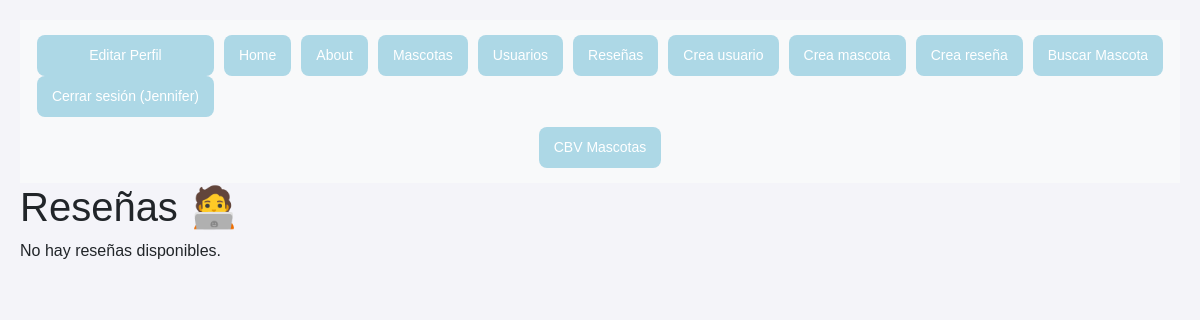
The page /reseñas/ (signed in) on the database as committed earlier.
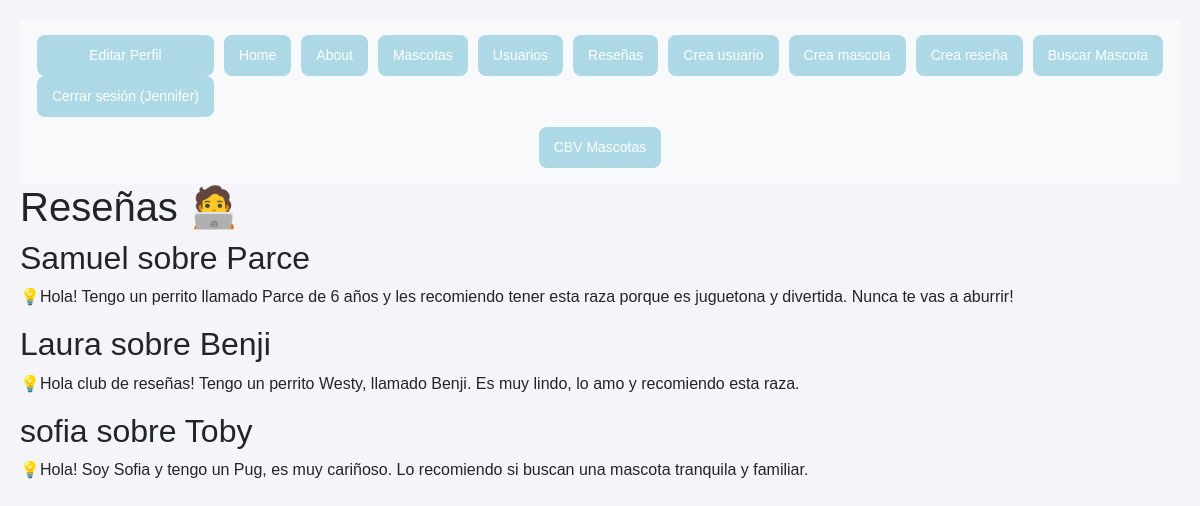
The same page on the database as committed later.
### myapp/models.py (models this page shows, shortened)
class Reseña(models.Model):
    usuario = models.ForeignKey(Usuario, on_delete=models.CASCADE)
    mascota = models.ForeignKey(Mascota, on_delete=models.CASCADE)
    comentario = models.TextField()

class Usuario(models.Model):
    name = models.CharField(max_length=200)
    email = models.EmailField()

class Mascota(models.Model):
    name = models.CharField(max_length=200)
    raza = models.CharField(max_length=200, default="Desconocida")
    edad = models.IntegerField(default=0)
    usuario = models.ForeignKey(Usuario, on_delete=models.CASCADE, default=1)

### myapp/views.py (called while the page is built)
@login_required(login_url='accounts:login')
def reseñas(request):
    reseñas = Reseña.objects.all()
    return render(request, 'reseñas/reseña.html', {'reseñas': reseñas})

### myapp/templates/reseñas/reseña.html
{% extends 'layouts/base.html' %}
{% block content %}
<h1>Reseñas 🧑‍💻</h1>
{% for reseña in reseñas %}
    <article>
        <h2>{{ reseña.usuario.name }} sobre {{ reseña.mascota.name }}</h2>
        <p>💡{{ reseña.comentario }}</p>
    </article>
{% empty %}
    <p>No hay reseñas disponibles.</p>
{% endfor %}
{% endblock %}

Rows that differ between the two databases and show on the page:
added Reseña: usuario.name "Samuel", mascota.name "Parce", comentario "Hola! Tengo un perrito llamado Parce de 6 años y les recomiendo tener esta raza porque es juguetona y divertida. Nunca te vas a aburrir!"
added Reseña: usuario.name "Laura", mascota.name "Benji", comentario "Hola club de reseñas! Tengo un perrito Westy, llamado Benji. Es muy lindo, lo amo y recomiendo esta raza."
added Reseña: usuario.name "sofia", mascota.name "Toby", comentario "Hola! Soy Sofia y tengo un Pug, es muy cariñoso. Lo recomiendo si buscan una mascota tranquila y familiar."
Other text that changed with them:
text no longer shown: "No hay reseñas disponibles."
